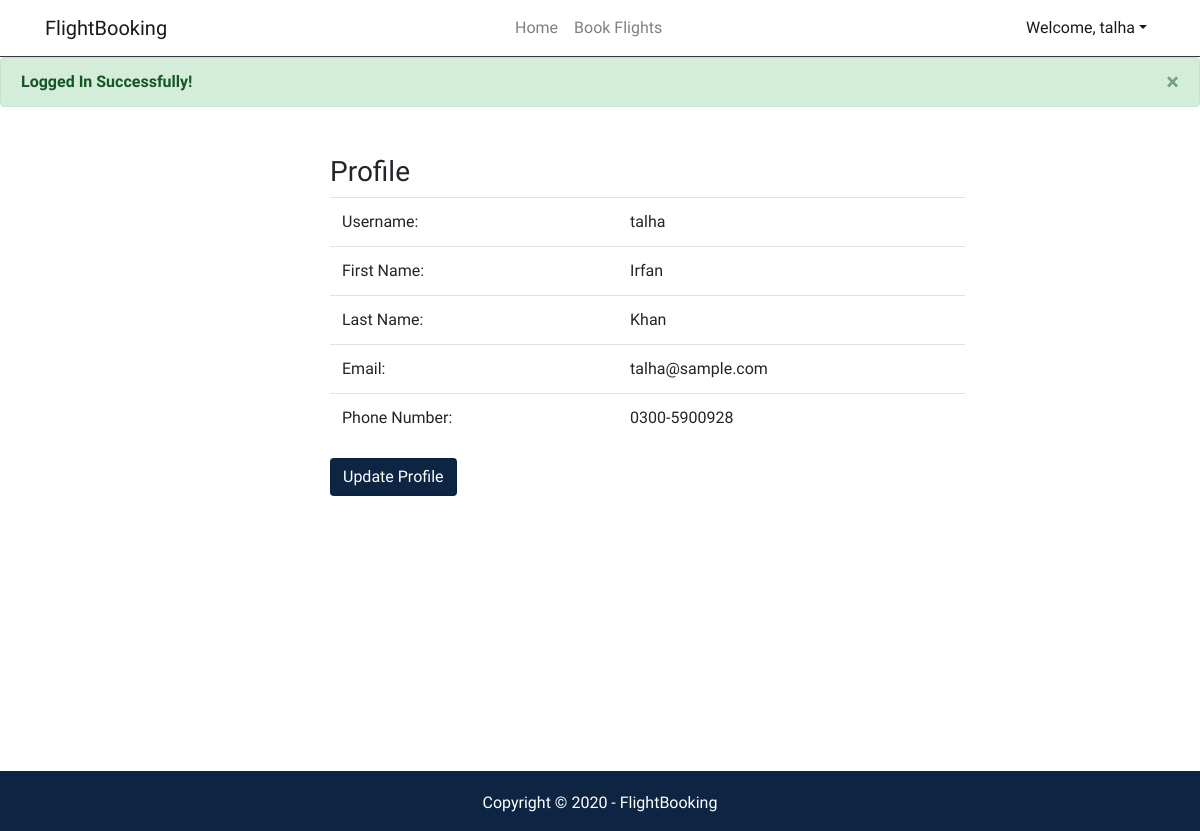
Before: /profile.php (signed in) with the older database file.
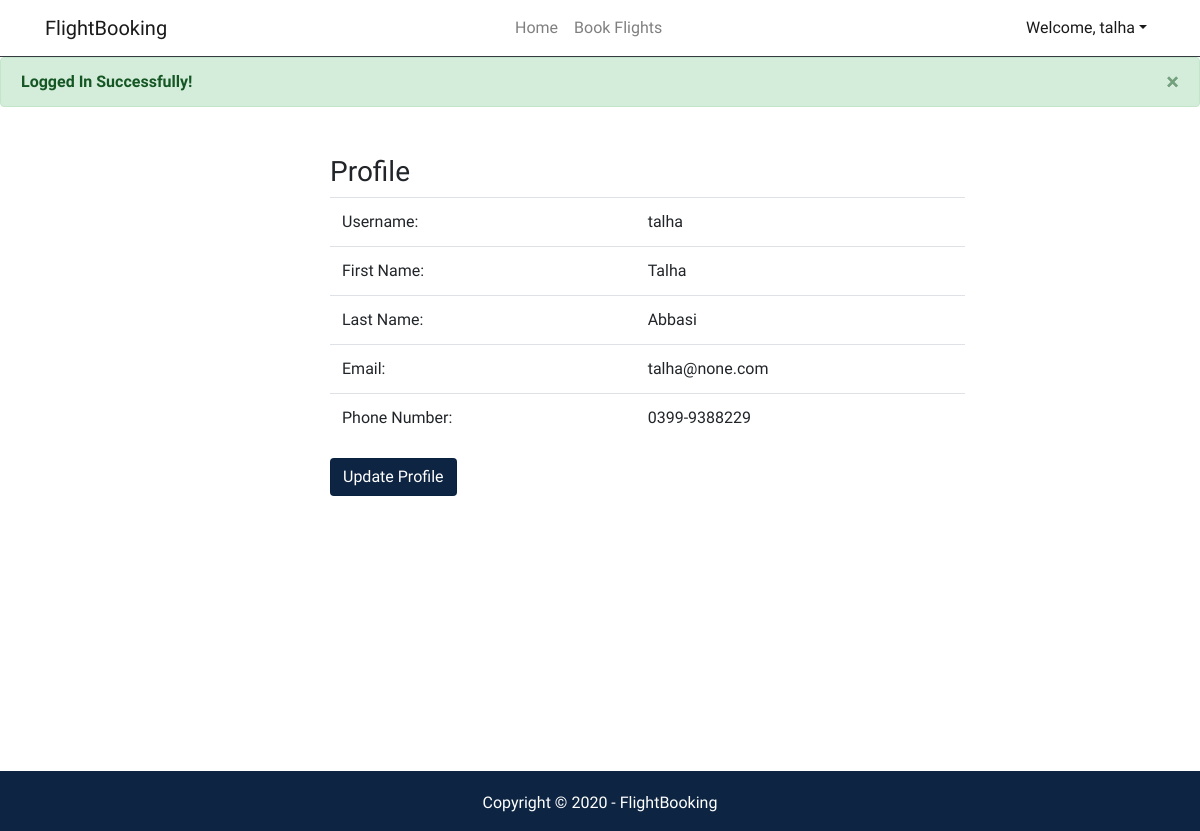
After: the same page with the newer database file.
### tables this page shows
CREATE TABLE IF NOT EXISTS `user_profile` (
  `profile_id` int(11) NOT NULL AUTO_INCREMENT,
  `user_id` int(11) NOT NULL,
  `first_name` varchar(30) NOT NULL,
  `last_name` varchar(30) NOT NULL,
  `email` varchar(30) NOT NULL,
  `phone_number` varchar(15) DEFAULT NULL,
  PRIMARY KEY (`profile_id`)
);

### include/Database/UserDB.php (called while the page is built, shortened)
<?php
class UserDB extends Database {
    public function getProfile(int $user_id) {
        $query = "SELECT * FROM user_profile WHERE user_id = $user_id LIMIT 1";
        $result = self::$mysqli->query($query);
        if($profile = $result->fetch_assoc()) {
            return $profile;
        }
        else {
            return false;
        }
    }
}

### public/profile.php (the view, shortened to what this page needs)
<?php
require_once ('../include/Database/UserDB.php');
$username = $email = $phone_number = $first_name = $last_name = null;
if(isset($_SESSION['user_id'])) {
    $user_id = $_SESSION['user_id'];
    $db = new UserDB();
    if($profile = $db->getProfile($user_id)) {
        $username = $_SESSION['username'];
        $first_name = $profile['first_name'];
        $last_name = $profile['last_name'];
        $phone_number = $profile['phone_number'];
        $email = $profile['email'];
    }
    else {
        $_SESSION['message_error'] = 'error occurred while displaying profile!';
        header('Location: index.php');
        exit;
    }
}
else {
    $_SESSION['message_error'] = "You must log in first to access your profile!";
    header("location: login.php");
    exit;
}
?>
<?php require_once('header.php'); ?>
<div class="container" style="min-height: 83vh;">
    <div class="row">
        <div class="col-sm-7 offset-md-2 offset-lg-3 mt-5">
            <h3>Profile</h3>
            <table class="table">
                <tr>
                    <td>Username: </td> <td><?=$username?></td>
                </tr>
                <tr>
                   <td>First Name: </td> <td><?=$first_name?></td>
               </tr>
                <tr>
                    <td>Last Name: </td> <td><?=$last_name?></td>
                </tr>
                <tr>
                    <td>Email: </td> <td><?=$email?></td>
                </tr>
                <tr>
                    <td>Phone Number: </td> <td><?=$phone_number?></td>
                </tr>
            </table>
            <a class="btn btn-primary" href="update_profile.php">Update Profile</a>
        </div>
    </div>
</div>
<?php require_once('footer.php');?>

Changed rows visible on the page:
changed user_profile: first_name "Irfan" → "Talha"; last_name "Khan" → "Abbasi"; email "talha@sample.com" → "talha@none.com"; phone_number "0300-5900928" → "0399-9388229"
